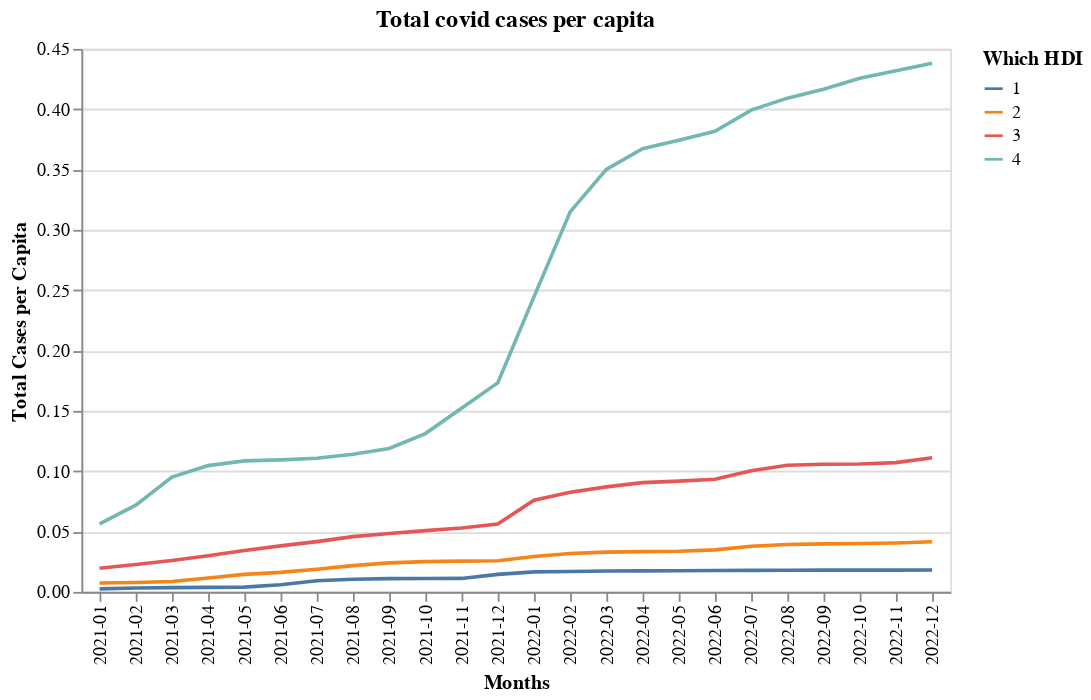

Notebook code for this chart:
### Code cell
#@title Comparison 1
selection = alt.selection_multi(fields=['Which HDI'],bind=('legend'))

visualisation1 = alt.Chart(comparison_total_casesnew).mark_line().encode(
    x=alt.X('Months'),
    y='Total Cases per Capita',
    color = 'Which HDI:N',
    opacity=alt.condition(selection, alt.value(1), alt.value(0.2))
).add_selection(
    selection
).properties(title='Total covid cases per capita')
visualisation1

### Figure 1 — Vega-Lite specification as saved in the notebook (floating-point values rounded to 4 significant figures)
{"config": {"view": {"continuousWidth": 400, "continuousHeight": 300}}, "data": {"name": "data-5d4ebdad79b7f39aaac5ce27c475a861"}, "mark": "line", "encoding": {"color": {"field": "Which HDI", "type": "nominal"}, "opacity": {"condition": {"value": 1, "selection": "selector001"}, "value": 0.2}, "x": {"field": "Months", "type": "nominal"}, "y": {"field": "Total Cases per Capita", "type": "quantitative"}}, "selection": {"selector001": {"type": "multi", "fields": ["Which HDI"], "bind": "legend"}}, "title": "Total covid cases per capita", "$schema": "https://vega.github.io/schema/vega-lite/v4.17.0.json", "datasets": {"data-5d4ebdad79b7f39aaac5ce27c475a861": [{"Months": "2021-01", "Total Cases per Capita": 0.002519, "Which HDI": 1}, {"Months": "2021-02", "Total Cases per Capita": 0.003235, "Which HDI": 1}, {"Months": "2021-03", "Total Cases per Capita": 0.003563, "Which HDI": 1}, {"Months": "2021-04", "Total Cases per Capita": 0.00377, "Which HDI": 1}, {"Months": "2021-05", "Total Cases per Capita": 0.003925, "Which HDI": 1}, {"Months": "2021-06", "Total Cases per Capita": 0.005894, "Which HDI": 1}, {"Months": "2021-07", "Total Cases per Capita": 0.009266, "Which HDI": 1}, {"Months": "2021-08", "Total Cases per Capita": 0.01042, "Which HDI": 1}, {"Months": "2021-09", "Total Cases per Capita": 0.01093, "Which HDI": 1}, {"Months": "2021-10", "Total Cases per Capita": 0.01107, "Which HDI": 1}, {"Months": "2021-11", "Total Cases per Capita": 0.01114, "Which HDI": 1}, {"Months": "2021-12", "Total Cases per Capita": 0.01447, "Which HDI": 1}, {"Months": "2022-01", "Total Cases per Capita": 0.01654, "Which HDI": 1}, {"Months": "2022-02", "Total Cases per Capita": 0.0169, "Which HDI": 1}, {"Months": "2022-03", "Total Cases per Capita": 0.01725, "Which HDI": 1}, {"Months": "2022-04", "Total Cases per Capita": 0.01735, "Which HDI": 1}, {"Months": "2022-05", "Total Cases per Capita": 0.01752, "Which HDI": 1}, {"Months": "2022-06", "Total Cases per Capita": 0.01772, "Which HDI": 1}, {"Months": "2022-07", "Total Cases per Capita": 0.01786, "Which HDI": 1}, {"Months": "2022-08", "Total Cases per Capita": 0.01795, "Which HDI": 1}, {"Months": "2022-09", "Total Cases per Capita": 0.01799, "Which HDI": 1}, {"Months": "2022-10", "Total Cases per Capita": 0.018, "Which HDI": 1}, {"Months": "2022-11", "Total Cases per Capita": 0.01804, "Which HDI": 1}, {"Months": "2022-12", "Total Cases per Capita": 0.01808, "Which HDI": 1}, {"Months": "2021-01", "Total Cases per Capita": 0.007333, "Which HDI": 2}, {"Months": "2021-02", "Total Cases per Capita": 0.007767, "Which HDI": 2}, {"Months": "2021-03", "Total Cases per Capita": 0.008605, "Which HDI": 2}, {"Months": "2021-04", "Total Cases per Capita": 0.01146, "Which HDI": 2}, {"Months": "2021-05", "Total Cases per Capita": 0.01449, "Which HDI": 2}, {"Months": "2021-06", "Total Cases per Capita": 0.01614, "Which HDI": 2}, {"Months": "2021-07", "Total Cases per Capita": 0.01876, "Which HDI": 2}, {"Months": "2021-08", "Total Cases per Capita": 0.02175, "Which HDI": 2}, {"Months": "2021-09", "Total Cases per Capita": 0.02401, "Which HDI": 2}, {"Months": "2021-10", "Total Cases per Capita": 0.02505, "Which HDI": 2}, {"Months": "2021-11", "Total Cases per Capita": 0.02549, "Which HDI": 2}, {"Months": "2021-12", "Total Cases per Capita": 0.0258, "Which HDI": 2}, {"Months": "2022-01", "Total Cases per Capita": 0.0293, "Which HDI": 2}, {"Months": "2022-02", "Total Cases per Capita": 0.03182, "Which HDI": 2}, {"Months": "2022-03", "Total Cases per Capita": 0.03296, "Which HDI": 2}, {"Months": "2022-04", "Total Cases per Capita": 0.03335, "Which HDI": 2}, {"Months": "2022-05", "Total Cases per Capita": 0.03367, "Which HDI": 2}, {"Months": "2022-06", "Total Cases per Capita": 0.03485, "Which HDI": 2}, {"Months": "2022-07", "Total Cases per Capita": 0.03784, "Which HDI": 2}, {"Months": "2022-08", "Total Cases per Capita": 0.03922, "Which HDI": 2}, {"Months": "2022-09", "Total Cases per Capita": 0.03976, "Which HDI": 2}, {"Months": "2022-10", "Total Cases per Capita": 0.04014, "Which HDI": 2}, {"Months": "2022-11", "Total Cases per Capita": 0.04048, "Which HDI": 2}, {"Months": "2022-12", "Total Cases per Capita": 0.04149, "Which HDI": 2}, {"Months": "2021-01", "Total Cases per Capita": 0.01962, "Which HDI": 3}, {"Months": "2021-02", "Total Cases per Capita": 0.02273, "Which HDI": 3}, {"Months": "2021-03", "Total Cases per Capita": 0.02596, "Which HDI": 3}, {"Months": "2021-04", "Total Cases per Capita": 0.0299, "Which HDI": 3}, {"Months": "2021-05", "Total Cases per Capita": 0.03432, "Which HDI": 3}, {"Months": "2021-06", "Total Cases per Capita": 0.03814, "Which HDI": 3}, {"Months": "2021-07", "Total Cases per Capita": 0.04165, "Which HDI": 3}, {"Months": "2021-08", "Total Cases per Capita": 0.04576, "Which HDI": 3}, {"Months": "2021-09", "Total Cases per Capita": 0.04841, "Which HDI": 3}, {"Months": "2021-10", "Total Cases per Capita": 0.05072, "Which HDI": 3}, {"Months": "2021-11", "Total Cases per Capita": 0.05293, "Which HDI": 3}, {"Months": "2021-12", "Total Cases per Capita": 0.05621, "Which HDI": 3}, {"Months": "2022-01", "Total Cases per Capita": 0.07603, "Which HDI": 3}, {"Months": "2022-02", "Total Cases per Capita": 0.08261, "Which HDI": 3}, {"Months": "2022-03", "Total Cases per Capita": 0.087, "Which HDI": 3}, {"Months": "2022-04", "Total Cases per Capita": 0.09049, "Which HDI": 3}, {"Months": "2022-05", "Total Cases per Capita": 0.09182, "Which HDI": 3}, {"Months": "2022-06", "Total Cases per Capita": 0.09328, "Which HDI": 3}, {"Months": "2022-07", "Total Cases per Capita": 0.1004, "Which HDI": 3}, {"Months": "2022-08", "Total Cases per Capita": 0.1049, "Which HDI": 3}, {"Months": "2022-09", "Total Cases per Capita": 0.1057, "Which HDI": 3}, {"Months": "2022-10", "Total Cases per Capita": 0.106, "Which HDI": 3}, {"Months": "2022-11", "Total Cases per Capita": 0.1071, "Which HDI": 3}, {"Months": "2022-12", "Total Cases per Capita": 0.1111, "Which HDI": 3}, {"Months": "2021-01", "Total Cases per Capita": 0.0564, "Which HDI": 4}, {"Months": "2021-02", "Total Cases per Capita": 0.07181, "Which HDI": 4}, {"Months": "2021-03", "Total Cases per Capita": 0.09517, "Which HDI": 4}, {"Months": "2021-04", "Total Cases per Capita": 0.1046, "Which HDI": 4}, {"Months": "2021-05", "Total Cases per Capita": 0.1086, "Which HDI": 4}, {"Months": "2021-06", "Total Cases per Capita": 0.1094, "Which HDI": 4}, {"Months": "2021-07", "Total Cases per Capita": 0.1107, "Which HDI": 4}, {"Months": "2021-08", "Total Cases per Capita": 0.1141, "Which HDI": 4}, {"Months": "2021-09", "Total Cases per Capita": 0.1188, "Which HDI": 4}, {"Months": "2021-10", "Total Cases per Capita": 0.1312, "Which HDI": 4}, {"Months": "2021-11", "Total Cases per Capita": 0.1521, "Which HDI": 4}, {"Months": "2021-12", "Total Cases per Capita": 0.1732, "Which HDI": 4}, {"Months": "2022-01", "Total Cases per Capita": 0.2445, "Which HDI": 4}, {"Months": "2022-02", "Total Cases per Capita": 0.3149, "Which HDI": 4}, {"Months": "2022-03", "Total Cases per Capita": 0.3501, "Which HDI": 4}, {"Months": "2022-04", "Total Cases per Capita": 0.3673, "Which HDI": 4}, {"Months": "2022-05", "Total Cases per Capita": 0.3743, "Which HDI": 4}, {"Months": "2022-06", "Total Cases per Capita": 0.3817, "Which HDI": 4}, {"Months": "2022-07", "Total Cases per Capita": 0.3992, "Which HDI": 4}, {"Months": "2022-08", "Total Cases per Capita": 0.4092, "Which HDI": 4}, {"Months": "2022-09", "Total Cases per Capita": 0.4165, "Which HDI": 4}, {"Months": "2022-10", "Total Cases per Capita": 0.4257, "Which HDI": 4}, {"Months": "2022-11", "Total Cases per Capita": 0.4318, "Which HDI": 4}, {"Months": "2022-12", "Total Cases per Capita": 0.438, "Which HDI": 4}]}}
